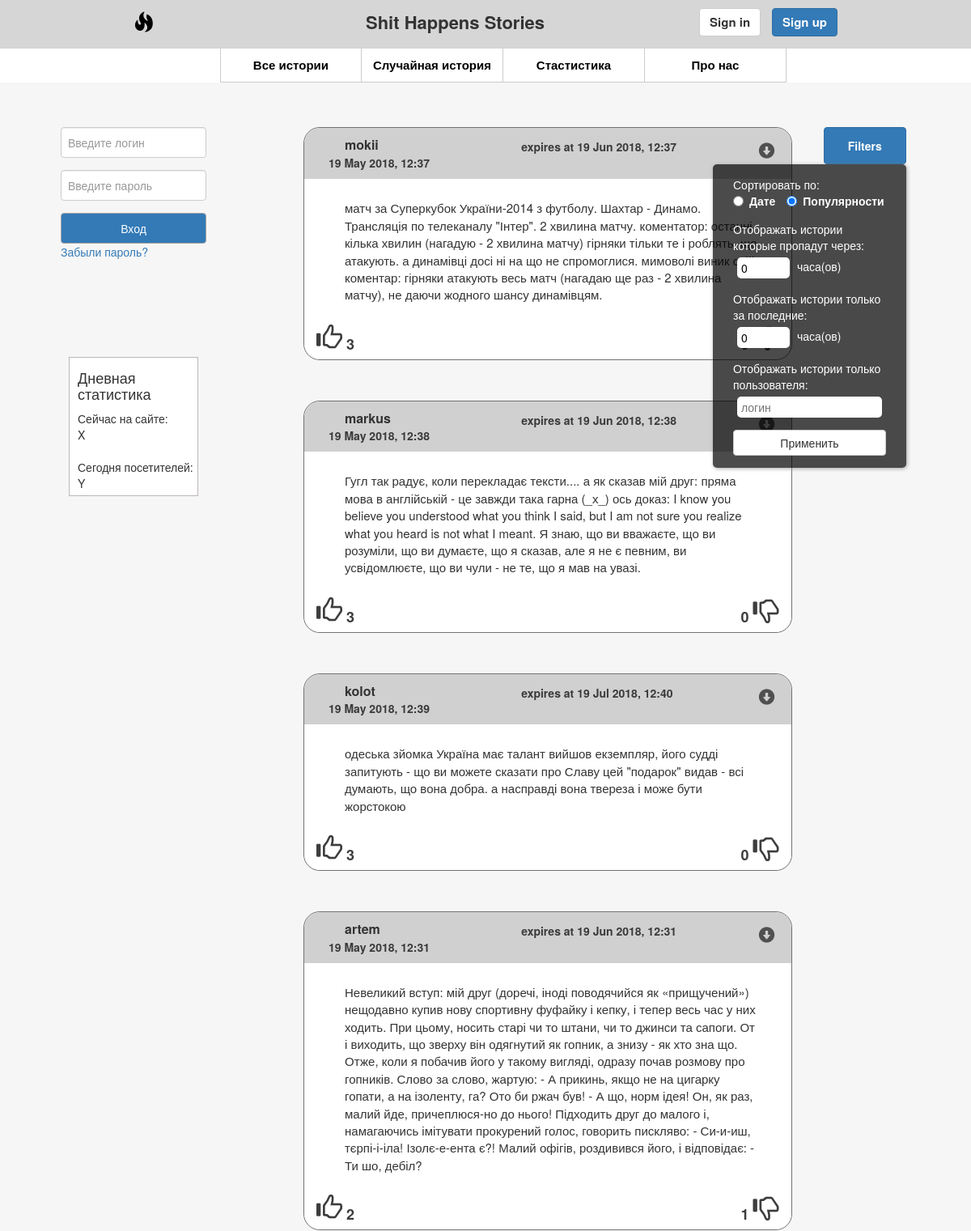
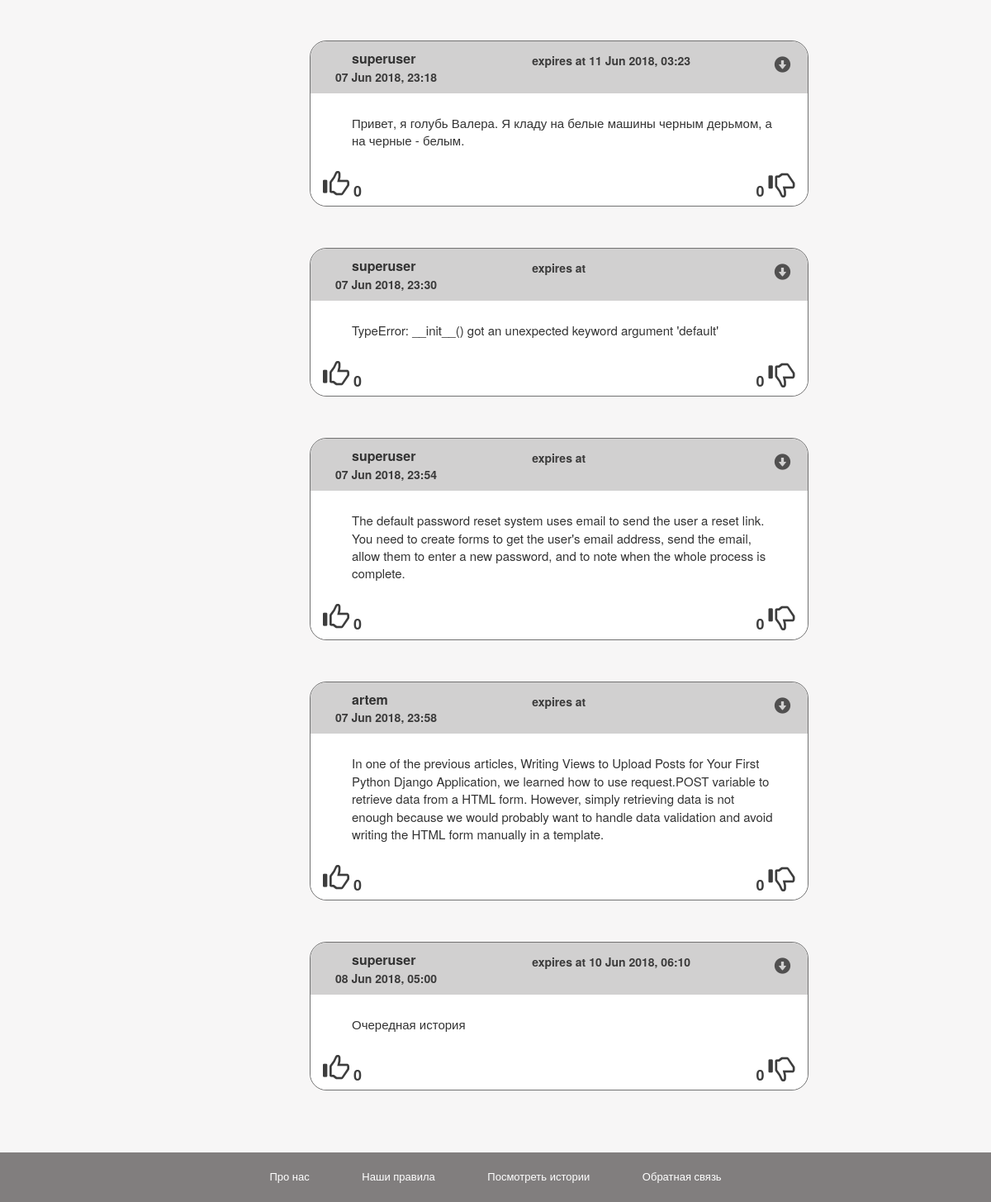
The app's page /mainsite/ShitHappens with its own data (2 pictures, top to bottom).
### mainsite/models.py (models this page shows, shortened)
class Story(models.Model):
    user_id = models.ForeignKey(User, on_delete=models.CASCADE)
    story_content = models.CharField(max_length=2048,null=False)
    create_date = models.DateTimeField(null=False)
    expire_date = models.DateTimeField(null=True)
    like_count = models.IntegerField(null=False)
    dislike_count = models.IntegerField(null=False)
    is_active = models.BooleanField(null=False)
    def get_absolute_url(self):
        return reverse('singlestoryurl', args=[str(self.id)])

### mainsite/views.py (the view)
# urls.py: path('ShitHappens', views.shithappens, name='home-page'),
def shithappens(request):
	loginform = forms.LoginForm()
	return shithappenswithform(request, loginform)

### mainsite/forms.py
class LoginForm(forms.Form):
    username = forms.CharField(help_text="Enter username or email", label="Логин", widget=forms.TextInput(attrs={'placeholder': 'Введите логин'}))
    passwd = forms.CharField(help_text="Enter password", label="Пароль", widget=forms.PasswordInput(attrs={'placeholder': 'Введите пароль'}))

class FiltersForm(forms.Form):
    sort_by = forms.ChoiceField(choices=[('create_date','Дате'), ('like_count','Популярности')], widget=forms.RadioSelect())
    expire_time = forms.IntegerField(widget=forms.NumberInput(), min_value=0, required=False, initial=0)
    last_time = forms.IntegerField(widget=forms.NumberInput(), min_value=0, required=False, initial=0)
    user_login = forms.CharField(widget=forms.TextInput(attrs={'placeholder': 'логин'}), required=False, initial="")
    expire_time.widget.attrs.update({'class':'myInputNumber'})
    last_time.widget.attrs.update({'class':'myInputNumber'})

### mainsite/sandbox/processors.py (called while the page is built)
def absolute(request):
    urls = {
        'ABSOLUTE_ROOT': request.build_absolute_uri('/')[:-1].strip("/"),
        'ABSOLUTE_ROOT_URL': request.build_absolute_uri('/').strip("/"),
    }
    return urls

### mainsite/templatetags/customtemplatetags.py (called while the page is built)
@register.filter(name='addcss')
def addcss(field, css):
   return field.as_widget(attrs={"class":css})

### templates/ShitHappens.html (shortened to what this page needs)
{% extends "base.html" %}
{% load staticfiles %}
{% block content %}
	<div>
		<div class="myContainer">
			<div class="myContent">
				<div class="col-xs-3 text-justify">
					{% if user.is_authenticated %}
						{% include "myMenu.html" %}
					{% else %}
						{% include "sideLoginOffer.html" %}
					{% endif %}
					{% include "dayStat.html" %}
				</div>
				<div class="col-xs-9 myCreateStory-Filters">
					<div class="col-xs-10 myWall">
						<div>
							{% for story in stories %}
								{% include "storyTemplate.html" %}
							{% endfor %}
						</div>
					</div>
					<div class="col-xs-2">
						<button class="btn btn-primary filtersBtn" onclick="if (this.nextElementSibling.style.display!='none') this.nextElementSibling.style.display='none'; else this.nextElementSibling.style.display='block';">Filters</button>
						{% include "filters.html" %}
					</div>
				</div>
			</div>
		</div>
	</div>
{% endblock content %}

### templates/storyTemplate.html
<div class="myStory">
	<div class="row myStoryHeader">
		<div class="col-xs-5">
			<div class="text-left myStoryLogin">{{ story.user_id }}</div>
			<div class="text-left myStoryDate">{{ story.create_date|date:"d M Y, H:i" }}</div>
		</div>
		<div class="col-xs-6">
			<div class="myStoryDuration">expires at {{ story.expire_date|date:"d M Y, H:i" }}</div>
		</div>
		<div class="col-xs-1 text-right">
			<span class="mystoryoptionsbtn glyphicon glyphicon-circle-arrow-down"></span>
			{% include "copylink.html" %}
		</div>
	</div>
	<div class="myStoryContent">
		<p>
			{{ story.story_content }}
		</p>
	</div>
	<div class="myStoryFooter">
		<div class="col-xs-3 text-left">
			<span class="glyphicon glyphicon-thumbs-up"></span> <span>{{ story.like_count }}</span>
		</div>
		<div class="col-xs-6"></div>
		<div class="col-xs-3 text-right">
			<span>{{ story.dislike_count }}</span> <span class="glyphicon glyphicon-thumbs-down"></span>
		</div>
	</div>
</div>

### static/css/commonStyles.css (style rules this page uses)
body { background-color: #F7F6F6; min-width: 1100px; }

### static/css/loginFormStyles.css (style rules this page uses)
.row { margin: 0; }

### static/css/myMenu.css (style rules this page uses)
.myContainer { width: 1100px; margin: auto; }
.myContent { overflow: hidden; min-height: 550px; }
.myContent > div:first-child { padding: 25px; }
.mySideMenuLogin .form-control { padding: 18px 8px; }
.mySideMenuLogin input[type="email"], .mySideMenuLogin input[type="password"], .mySideMenuLogin input[type="text"] { width: 80%; }
.filtersBtn { width: 100%; font-size: 14px; font-weight: bolder; padding: 12px 15px; margin-top: 25px; }
.myWall { padding: 25px 10px 25px 25px; }
.myWall > div:first-child { padding: 0 14px 0 10px; }

### static/css/storyTemplateStyles.css (style rules this page uses)
.myStory { border: 1px solid #727272; border-radius: 20px; box-sizing: border-box; margin-bottom: 50px; }
.myStoryHeader, .myStoryFooter { box-sizing: border-box; background-color: #D1D0D0; border-radius: 20px 20px 0 0; padding: 10px 15px; margin: 0; }
.myStoryContent { box-sizing: border-box; background-color: white; padding: 25px 40px 15px 50px; font-size: 15px; }
.myStoryFooter { background-color: white; border-radius: 0 0 20px 20px; padding: 0 0 5px; overflow: auto; }
.myStoryFooter > div, .myStoryDate, .myStoryDuration { font-size: 18px; font-weight: bolder; opacity: 0.95; }
.myStoryFooter > div:first-child > span:first-child, .myStoryFooter > div:nth-child(3) > span:nth-child(2) { font-size: 32px; transition: 0.2s; }
.myStoryLogin { font-size: 16px; font-weight: bolder; padding-left: 20px; }
.myStoryDate, .myStoryDuration { font-size: 14px; }
.myStoryDuration { height: 100%; vertical-align: bottom; line-height: 100%; display: inline-block; }
.myStoryHeader > div:nth-child(3) { padding: 5px; font-size: 20px; color: #515050; }
.myStoryHeader > div:nth-child(3) > span { transition: 0.3s; }
.mystoryoptionsbtn { cursor: pointer; display: inline-block; user-select: none; }

### static/css/filter.css (style rules this page uses)
.myFilterInnerCon .myInputNumber { width: 40px; }
.myFilterDropdownInput > input { color: black; display: inline-block; padding: 0; margin: 0; border: 0; }
.myFilterUserSelect > input { color: black; border-radius: 5px; padding: 3px 5px; margin: 5px; border:0; }

### records on screen
Story: user_id "mokii", create_date "19 May 2018, 12:37", expire_date "19 Jun 2018, 12:37", story_content "матч за Суперкубок України-2014 з футболу. Шахтар - Динамо. Трансляція по телеканалу \"Інтер\". 2 хвилина матчу. коментатор: останні кілька хвилин (нагадую - 2 хвилина матчу) гірняки тільки те і роблять, що атакують. а динамівці досі ні на що не спромоглися. мимоволі виник свій коментар: гірняки атакують весь матч (нагадаю ще раз - 2 хвилина матчу), не даючи жодного шансу динамівцям.", like_count "3"
Story: user_id "markus", create_date "19 May 2018, 12:38", expire_date "19 Jun 2018, 12:38", story_content "Гугл так радує, коли перекладає тексти.... а як сказав мій друг: пряма мова в англійській - це завжди така гарна (_х_) ось доказ: I know you believe you understood what you think I said, but I am not sure you realize what you heard is not what I meant. Я знаю, що ви вважаєте, що ви розуміли, що ви думаєте, що я сказав, але я не є певним, ви усвідомлюєте, що ви чули - не те, що я мав на увазі.", like_count "3", dislike_count "0"
Story: user_id "kolot", create_date "19 May 2018, 12:39", expire_date "19 Jul 2018, 12:40", story_content "одеська зйомка Україна має талант вийшов екземпляр, його судді запитують - що ви можете сказати про Славу цей \"подарок\" видав - всі думають, що вона добра. а насправді вона твереза і може бути жорстокою", like_count "3", dislike_count "0"
Story: user_id "artem", create_date "19 May 2018, 12:31", expire_date "19 Jun 2018, 12:31", story_content "Невеликий вступ: мій друг (доречі, іноді поводячийся як «прищучений») нещодавно купив нову спортивну фуфайку і кепку, і тепер весь час у них ходить. При цьому, носить старі чи то штани, чи то джинси та сапоги. От і виходить, що зверху він одягнутий як гопник, а знизу - як хто зна що. Отже, коли я побачив його у такому вигляді, одразу почав розмову про гопників. Слово за слово, жартую: - А прикинь, якщо не на цигарку гопати, а на ізоленту, га? Ото би ржач був! - А що, норм ідея! Он, як раз, малий йде, причеплюся-но до нього! Підходить друг до малого і, намагаючись імітувати прокурений голос, говорить пискляво: - Си-и-иш, тєрпі-і-іла! Ізолє-е-ента є?! Малий офігів, роздивився його, і…", like_count "2", dislike_count "1"
Story: user_id "superuser", create_date "07 Jun 2018, 23:18", expire_date "11 Jun 2018, 03:23", story_content "Привет, я голубь Валера. Я кладу на белые машины черным дерьмом, а на черные - белым.", like_count "0", dislike_count "0"
Story: user_id "superuser", create_date "07 Jun 2018, 23:30", story_content "TypeError: __init__() got an unexpected keyword argument 'default'", like_count "0", dislike_count "0"
Story: user_id "superuser", create_date "07 Jun 2018, 23:54", story_content "The default password reset system uses email to send the user a reset link. You need to create forms to get the user's email address, send the email, allow them to enter a new password, and to note when the whole process is complete.", like_count "0", dislike_count "0"
Story: user_id "artem", create_date "07 Jun 2018, 23:58", story_content "In one of the previous articles, Writing Views to Upload Posts for Your First Python Django Application, we learned how to use request.POST variable to retrieve data from a HTML form. However, simply retrieving data is not enough because we would probably want to handle data validation and avoid writing the HTML form manually in a template.", like_count "0", dislike_count "0"
Story: user_id "superuser", create_date "08 Jun 2018, 05:00", expire_date "10 Jun 2018, 06:10", story_content "Очередная история", like_count "0", dislike_count "0"
